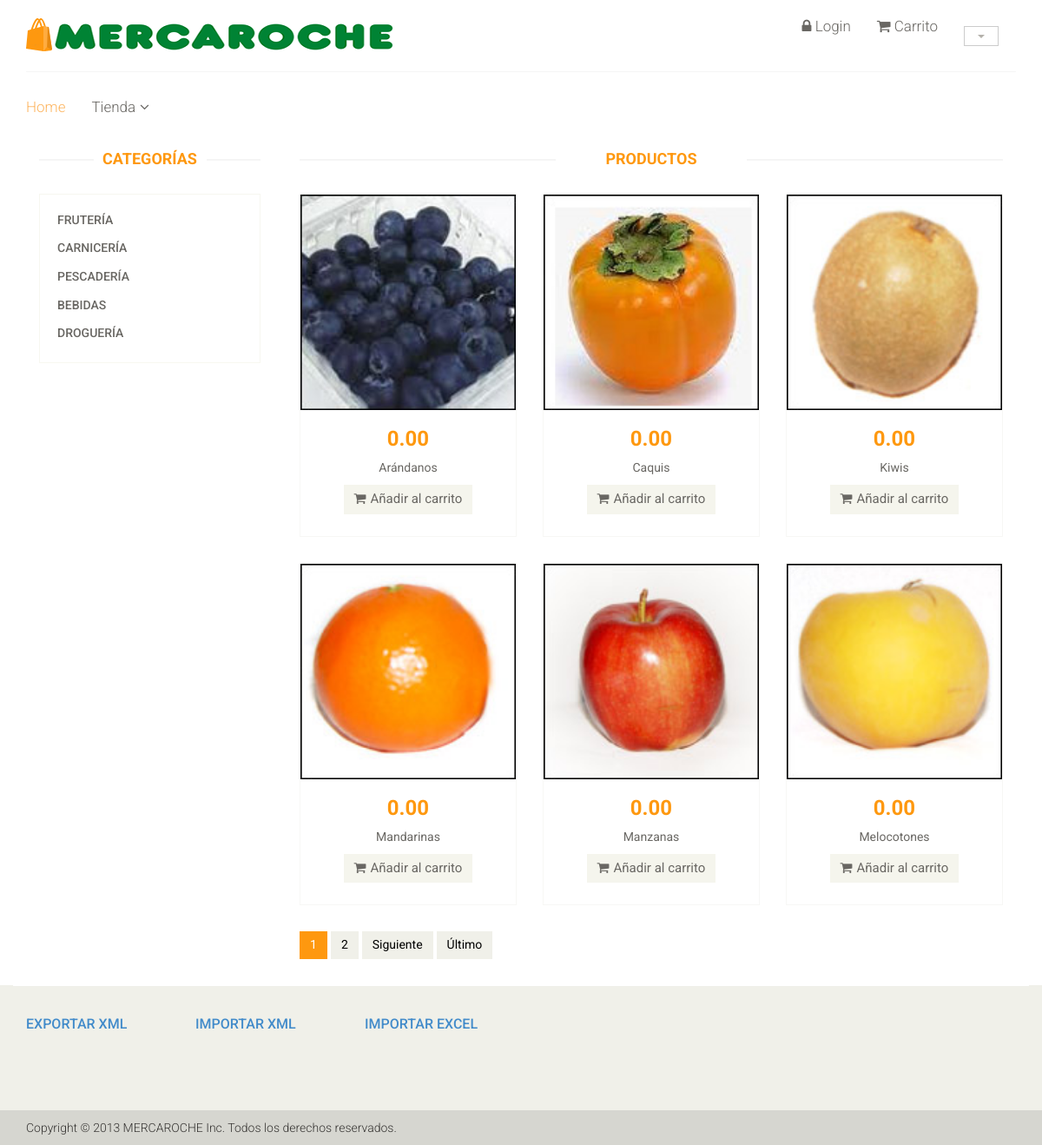
The page /index.php/Categoria/mostrarTodo on the database its author committed.
### tables this page shows
CREATE TABLE IF NOT EXISTS `categoria` (
  `idCat` int(11) NOT NULL,
  `codCat` varchar(45) DEFAULT NULL,
  `nombreCat` varchar(50) DEFAULT NULL,
  `descripcionCat` text,
  `anuncioCat` text,
  `se_muestra` tinyint(1) DEFAULT NULL
);

CREATE TABLE IF NOT EXISTS `producto` (
  `idPro` int(11) NOT NULL,
  `Categoria_idCat` int(11) NOT NULL,
  `CodPro` varchar(45) DEFAULT NULL,
  `nombrePro` varchar(50) DEFAULT NULL,
  `precio` decimal(5,2) DEFAULT NULL,
  `descuento` decimal(5,2) DEFAULT NULL,
  `imagen` varchar(256) DEFAULT NULL,
  `iva` decimal(5,2) DEFAULT NULL,
  `descripcionPro` text,
  `anuncioPro` text,
  `stock` int(11) DEFAULT NULL,
  `seleccionado` tinyint(1) DEFAULT NULL,
  `fec_ini` date DEFAULT NULL,
  `fec_fin` date DEFAULT NULL,
  `destacado` tinyint(1) DEFAULT NULL,
  `se_muestra` tinyint(1) DEFAULT NULL
);

### index.php (called while the page is built, shortened)
<?php
require_once BASEPATH.'core/CodeIgniter.php';

### application/models/productos.php (called while the page is built, shortened)
<?php
class productos extends CI_Model {
    public function Categorias()
    {
        $qr = $this->db->query('select * from categoria '
                . 'where se_muestra=1;');
        return $qr->result_array();
    }
    public function num_filas_tot(){
       return $this->db->get_where('producto')->num_rows();
    }
    public function TodosProductos($page, $per_page){
        $qr = $this->db->query('select * from producto '
                . "where idPro>0 and stock>0 LIMIT $page, $per_page;");
        return $qr->result_array();
    }
}

### application/config/config.php (called while the page is built, shortened)
<?php
$config['base_url'] = 'http://localhost/prac2/';
$config['index_page'] = 'index.php';
$config['uri_protocol']	= 'REQUEST_URI';
$config['url_suffix'] = '';
$config['language']	= 'english';
$config['charset'] = 'UTF-8';
$config['enable_hooks'] = FALSE;
$config['subclass_prefix'] = 'MY_';
$config['composer_autoload'] ='./vendor/autoload.php';
$config['permitted_uri_chars'] = 'a-z 0-9~%.:_\-';
$config['allow_get_array'] = TRUE;
$config['enable_query_strings'] = FALSE;
$config['controller_trigger'] = 'c';
$config['function_trigger'] = 'm';
$config['directory_trigger'] = 'd';
$config['log_threshold'] = 0;
$config['log_path'] = '';
$config['log_file_extension'] = '';
$config['log_file_permissions'] = 0644;
$config['log_date_format'] = 'Y-m-d H:i:s';
$config['error_views_path'] = '';
$config['cache_path'] = '';
$config['cache_query_string'] = FALSE;
$config['encryption_key'] = 'edsdfasdf';
$config['sess_driver'] = 'files';
$config['sess_cookie_name'] = 'ci_session';
$config['sess_expiration'] = 7200;
$config['sess_save_path'] = NULL;
$config['sess_match_ip'] = FALSE;
$config['sess_time_to_update'] = 300;
$config['sess_regenerate_destroy'] = FALSE;
$config['cookie_prefix']	= '';
$config['cookie_domain']	= '';
$config['cookie_path']		= '/';
$config['cookie_secure']	= FALSE;
$config['cookie_httponly'] 	= FALSE;
$config['standardize_newlines'] = FALSE;
$config['global_xss_filtering'] = FALSE;
$config['csrf_protection'] = FALSE;
$config['csrf_token_name'] = 'csrf_test_name';
$config['csrf_cookie_name'] = 'csrf_cookie_name';
$config['csrf_expire'] = 7200;
$config['csrf_regenerate'] = TRUE;
$config['csrf_exclude_uris'] = array();
$config['compress_output'] = FALSE;
$config['time_reference'] = 'local';
$config['rewrite_short_tags'] = FALSE;
$config['proxy_ips'] = '';

### application/views/shop.php (the view, shortened to what this page needs)
<section>
    <div class="col-sm-9 padding-right">
        <div class="features_items">
            <h2 class="title text-center">PRODUCTOS</h2>
            <?php foreach ($pro as $producto) { ?>
                <div class="col-sm-4">
                    <div class="product-image-wrapper">
                        <div class="single-products">
                            <div class="productinfo text-center">
                                <?php echo anchor('detalle/index/' . $producto['idPro'], '
                                <img class="img-responsive"  src= "' . base_url() . 'assets/img/' . $producto['imagen'] . '"/>') ?>
                                <h2><?= number_format($producto['precio'] * (float) $_SESSION['tarifa'], 2, '.', '') . ' ' . $_SESSION['moneda'] ?></h2>
                                <p><?= $producto['nombrePro'] ?></p>
                                <?php if ($producto['stock'] > 0) { ?>
                                    <a href="<?= base_url() ?>index.php/Cart/guardar/<?= $producto['idPro'] ?>"
                                       class="btn btn-default add-to-cart">
                                        <i class="fa fa-shopping-cart"></i>Añadir al carrito</a>
                                    <?php
                                    } else {
                                        echo 'No disponible';
                                    }
                                    ?>
                            </div>
                        </div>
                    </div>
                </div>
<?php } ?>
        </div><?= $paginacion ?>
    </div>
</div>

### application/views/category.php
 <div class="container">
     <div class="row"></div><div class="col-sm-3">
                    <div class="left-sidebar">
                        <h2>Categorías</h2>
                        <div class="panel-group category-products" id="accordian">
<?php foreach ($cat as $categoria) { ?>
                            <div class="panel panel-default">
                                <div class="panel-heading">
                                    <h4 class="panel-title"> <?php echo anchor('Categoria/mostrar/'.$categoria['idCat'], $categoria['nombreCat']) ?></h4>
                                </div>
</div> <?php }?>
                        </div>
                    </div>
                </div>

### application/views/plantilla.php (shortened to what this page needs)
<!DOCTYPE html>
<html lang="en">
    <head>
        <link href="<?= base_url() . 'assets/' ?>css/bootstrap.min.css" rel="stylesheet">
        <link href="<?= base_url() . 'assets/' ?>css/font-awesome.min.css" rel="stylesheet">
        <link href="<?= base_url() . 'assets/' ?>css/prettyPhoto.css" rel="stylesheet">
        <link href="<?= base_url() . 'assets/' ?>css/price-range.css" rel="stylesheet">
        <link href="<?= base_url() . 'assets/' ?>css/animate.css" rel="stylesheet">
        <link href="<?= base_url() . 'assets/' ?>css/main.css" rel="stylesheet">
        <link href="<?= base_url() . 'assets/' ?>css/responsive.css" rel="stylesheet">
    </head>
    <body>
        <header id="header">
            <div class="header-middle">
                <div class="container">
                    <div class="row">
                        <div class="col-sm-4">
                            <div class="logo pull-left">
                                <a href="<?= base_url() ?>"><img src="<?= base_url() . 'assets/' ?>images/home/logo.png" alt="" /></a>
                            </div>
                        </div>
                        <div class="col-sm-8">
                            <div class="btn-group pull-right">
                                <div class="btn-group">
                                    <button type="button" class="btn btn-default dropdown-toggle usa" data-toggle="dropdown">
                                        <span class="caret"></span>
                                    </button>
                                </div>
                            </div>
                            <div class="mainmenu pull-right">
                                <ul class="nav navbar-nav collapse navbar-collapse">
                                    <?php if (isset($_SESSION['user'])) { ?>
                                        <li>Hola, <?php echo $_SESSION['nombreUser'] ?>!</li>
                                        <li class="dropdown">
                                            <a href="#"><i class="fa fa-user"></i>  Cuenta<i class="fa fa-angle-down"></i></a>
                                            <ul role="menu" class="sub-menu">
                                                <li><?php echo anchor("Login/datosUser", "Datos") ?></li>
                                                <li><?php echo anchor('Pedidos/MostrarPedidos', 'Pedidos') ?></li>
                                                <li><?php echo anchor('Login/CerrarSesion', 'Cerrar Sesión') ?></li>
                                            </ul></li><?php } else { ?>
                                        <li><?php echo anchor('Login/index', '<i class="fa fa-lock"></i>  Login') ?></li>
                                    <?php }
                                    ?>
                                    <li><?php echo anchor('Cart/muestraCart', '<i class="fa fa-shopping-cart"></i>  Carrito') ?></li>
                                </ul>
                            </div>
                        </div>
                    </div>
                </div>
            </div>
            <div class="header-bottom">
                <div class="container">
                    <div class="row">
                        <div class="col-sm-9">
                            <div class="mainmenu pull-left">
                                <ul class="nav navbar-nav collapse navbar-collapse">
                                    <li><a href="<?= base_url() ?>" class="active">Home</a></li>
                                    <li class="dropdown">
                                        <a href="#">Tienda<i class="fa fa-angle-down"></i></a>
                                    </li>
                                </ul>
                            </div>
                        </div>
                    </div>
                </div>
            </div>
        </header>
        <?php
        foreach ($cuerpo as $cue) {
            echo $cue;
        }
        ?>
        <footer id="footer">
            <div class="footer-widget">
                <div class="container">
                    <div class="row">
                        <div class="col-sm-2">
                            <div class="single-widget">
                                <h2><a href="<?= base_url() . 'index.php/ExportarXML/exportar' ?>">Exportar XML</a></h2>
                            </div>
                        </div>
                        <div class="col-sm-2">
                            <div class="single-widget">
                                <h2><a href="<?= base_url() . 'index.php/ImportarXML' ?>">Importar XML</a></h2>
                            </div>
                        </div>
                         <div class="col-sm-2">
                            <div class="single-widget">
                                <h2><a href="<?= base_url() . 'index.php/importarExcel' ?>">Importar Excel</a></h2>
                            </div>
                        </div>
                    </div>
                </div>
            </div>
            <div class="footer-bottom">
                <div class="container">
                    <div class="row">
                        <p class="pull-center">Copyright © 2013 MERCAROCHE Inc. Todos los derechos reservados.</p>
                    </div>
                </div>
            </div>
        </footer>
    </body>
</html>

### assets/css/main.css (style rules this page uses)
body { font-family: 'Roboto', sans-serif; background:; position: relative; font-weight:400px; }
ul li { list-style: none; }
a { -webkit-transition: 300ms; -moz-transition: 300ms; -o-transition: 300ms; transition: 300ms; }
h1, h2, h3, h4, h5, h6 { font-family: 'Roboto', sans-serif; }
.header-middle .container .row { border-bottom: 1px solid #f5f5f5; margin-left: 0; margin-right: 0; padding-bottom: 20px; padding-top: 20px; }
.header-middle .container .row .col-sm-4 { padding-left: 0; }
.header-middle .container .row .col-sm-8 { padding-right:0; }
.usa { border-radius: 0; color: #B4B1AB; font-size: 12px; margin-right: 20px; padding: 2px 15px; margin-top: 10px; }
.header-bottom { padding-bottom: 30px; padding-top: 30px; }
.navbar-collapse.collapse { padding-left: 0; }
.mainmenu ul li { padding-right: 15px; padding-left: 15px; }
.mainmenu ul li:first-child { padding-left: 0px; }
.mainmenu ul li a { color: #696763; font-family: 'Roboto', sans-serif; font-size: 17px; font-weight: 300; padding: 0; padding-bottom: 10px; }
.mainmenu ul li a:hover, .mainmenu ul li a.active, .shop-menu ul li a.active { background:none; color:#fdb45e; }
.fa-angle-down { padding-left: 5px; }
#footer { background: #F0F0E9; }
.footer-widget { margin-bottom: 68px; }
.footer-widget .container { border-top: 1px solid #FFFFFF; padding-top: 15px; }
.single-widget h2 { color: #666663; font-family: 'Roboto', sans-serif; font-size: 16px; font-weight: 500; margin-bottom: 22px; text-transform: uppercase; }
.footer-bottom { background: #D6D6D0; padding-top: 10px; }
.footer-bottom p { color: #363432; font-family: 'Roboto', sans-serif; font-weight: 300; margin-left: 15px; }
.category-products { border: 1px solid #F7F7F0; margin-bottom: 35px; padding-bottom: 20px; padding-top: 15px; }
.left-sidebar h2, .brands_products h2 { color: #FE980F; font-family: 'Roboto', sans-serif; font-size: 18px; font-weight: 700; margin: 0 auto 30px; text-align: center; text-transform: uppercase; position: relative; z-index:3; }
.left-sidebar h2:after, h2.title:after { content: " "; position: absolute; border: 1px solid #f5f5f5; bottom:8px; left: 0; width: 100%; height: 0; z-index: -2; }
.left-sidebar h2:before { content: " "; position: absolute; background: #fff; bottom: -6px; width: 130px; height: 30px; z-index: -1; left: 50%; margin-left: -65px; }
h2.title:before { content: " "; position: absolute; background: #fff; bottom: -6px; width: 220px; height: 30px; z-index: -1; left: 50%; margin-left: -110px; }
.category-products .panel { background-color: #FFFFFF; border: 0px; border-radius: 0px; box-shadow:none; margin-bottom: 0px; }
.category-products .panel-default .panel-heading { background-color: #FFFFFF; border: 0 none; color: #FFFFFF; padding: 5px 20px; }
.category-products .panel-default .panel-heading .panel-title a { color: #696763; font-family: 'Roboto', sans-serif; font-size: 14px; text-decoration: none; text-transform: uppercase; }
.padding-right { padding-right: 0; }
.features_items { overflow:hidden; }
h2.title { color: #FE980F; font-family: 'Roboto', sans-serif; font-size: 18px; font-weight: 700; margin: 0 15px; text-transform: uppercase; margin-bottom: 30px; position: relative; }
.product-image-wrapper { border:1px solid #F7F7F5; overflow: hidden; margin-bottom:30px; }
.single-products { position: relative; }
.productinfo h2 { color: #FE980F; font-family: 'Roboto', sans-serif; font-size: 24px; font-weight: 700; }
.productinfo p { font-family: 'Roboto', sans-serif; font-size: 14px; font-weight: 400; color: #696763; }
.productinfo img { width: 100%; }
.productinfo { position:relative; }
.add-to-cart { background:#F5F5ED; border: 0 none; border-radius: 0; color: #696763; font-family: 'Roboto', sans-serif; font-size: 15px; margin-bottom: 25px; }
.add-to-cart i { margin-right:5px; }
.pagination li:last-child a, .pagination li:last-child span { border-bottom-right-radius: 0; border-top-right-radius: 0; }
.pagination li a, .pagination li span { background-color: #f0f0e9; border: 0; float: left; line-height: 1.42857; margin-left: -1px; padding: 6px 12px; position: relative; text-decoration: none; margin-right: 5px; color:#000; }

### rows shown on the page
categoria: idCat+nombreCat "FRUTERÍA"
categoria: idCat+nombreCat "CARNICERÍA"
categoria: idCat+nombreCat "PESCADERÍA"
categoria: idCat+nombreCat "BEBIDAS"
categoria: idCat+nombreCat "DROGUERÍA"
producto: idPro+imagen (picture), $producto['precio']*(float)$_SESSION['tarifa'] "0.00", nombrePro "Arándanos"
producto: idPro+imagen (picture), $producto['precio']*(float)$_SESSION['tarifa'] "0.00", nombrePro "Caquis"
producto: idPro+imagen (picture), $producto['precio']*(float)$_SESSION['tarifa'] "0.00", nombrePro "Kiwis"
producto: idPro+imagen (picture), $producto['precio']*(float)$_SESSION['tarifa'] "0.00", nombrePro "Mandarinas"
producto: idPro+imagen (picture), $producto['precio']*(float)$_SESSION['tarifa'] "0.00", nombrePro "Manzanas"
producto: idPro+imagen (picture), $producto['precio']*(float)$_SESSION['tarifa'] "0.00", nombrePro "Melocotones"

### other values the page prints
anchor('Login/index', '<i class="fa fa-lock"></i>  Login') "Login"
